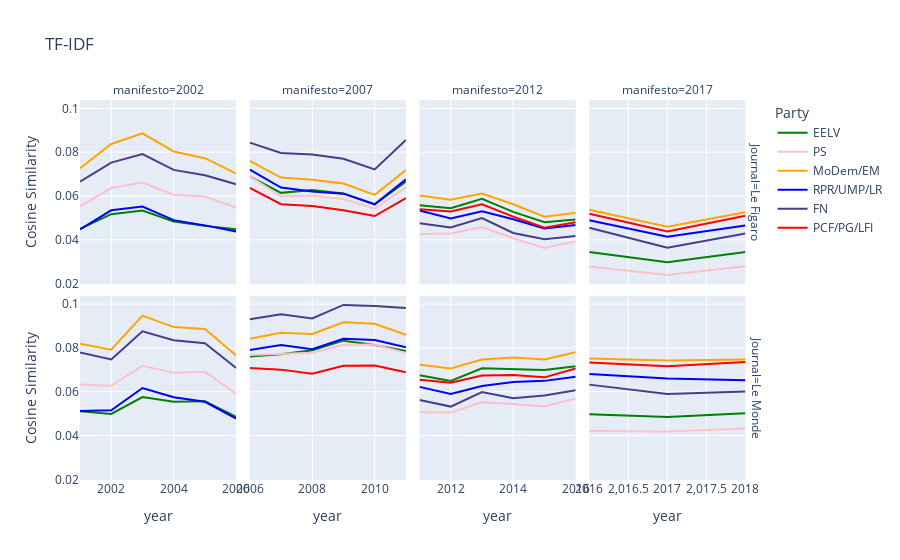

Write notebook code for a chart like this one.
### Code cell
fig = px.line(all_sims,
              x='annee',
              y=all_sims.columns[3:],
              labels={'partyname':'Journal','variable':'Party','value':'Cosine Similarity','annee':'year', 'fichier':'manifesto'},
              title='TF-IDF',
              facet_row='partyname',
              facet_col='fichier',
              color_discrete_map=dict_color
       )
fig.update_xaxes(matches=None)
fig.show()

### Figure 1 — Plotly figure (JSON) as saved in the notebook; plotly's stock layout.template omitted (floating-point values rounded to 4 significant figures)
{"data": [{"hovertemplate": "Party=EELV<br>Journal=Le Figaro<br>manifesto=2002<br>year=%{x}<br>Cosine Similarity=%{y}<extra></extra>", "legendgroup": "EELV", "line": {"color": "green", "dash": "solid"}, "marker": {"symbol": "circle"}, "mode": "lines", "name": "EELV", "orientation": "v", "showlegend": true, "type": "scatter", "x": [2001, 2002, 2003, 2004, 2005, 2006], "xaxis": "x5", "y": [0.04497, 0.05173, 0.05335, 0.04835, 0.04637, 0.0448], "yaxis": "y5"}, {"hovertemplate": "Party=EELV<br>Journal=Le Figaro<br>manifesto=2007<br>year=%{x}<br>Cosine Similarity=%{y}<extra></extra>", "legendgroup": "EELV", "line": {"color": "green", "dash": "solid"}, "marker": {"symbol": "circle"}, "mode": "lines", "name": "EELV", "orientation": "v", "showlegend": false, "type": "scatter", "x": [2006, 2007, 2008, 2009, 2010, 2011], "xaxis": "x6", "y": [0.06901, 0.06144, 0.0627, 0.06119, 0.05621, 0.06662], "yaxis": "y6"}, {"hovertemplate": "Party=EELV<br>Journal=Le Figaro<br>manifesto=2012<br>year=%{x}<br>Cosine Similarity=%{y}<extra></extra>", "legendgroup": "EELV", "line": {"color": "green", "dash": "solid"}, "marker": {"symbol": "circle"}, "mode": "lines", "name": "EELV", "orientation": "v", "showlegend": false, "type": "scatter", "x": [2011, 2012, 2013, 2014, 2015, 2016], "xaxis": "x7", "y": [0.0558, 0.05446, 0.05871, 0.05274, 0.04806, 0.04929], "yaxis": "y7"}, {"hovertemplate": "Party=EELV<br>Journal=Le Figaro<br>manifesto=2017<br>year=%{x}<br>Cosine Similarity=%{y}<extra></extra>", "legendgroup": "EELV", "line": {"color": "green", "dash": "solid"}, "marker": {"symbol": "circle"}, "mode": "lines", "name": "EELV", "orientation": "v", "showlegend": false, "type": "scatter", "x": [2016, 2017, 2018], "xaxis": "x8", "y": [0.03446, 0.0298, 0.03444], "yaxis": "y8"}, {"hovertemplate": "Party=EELV<br>Journal=Le Monde<br>manifesto=2002<br>year=%{x}<br>Cosine Similarity=%{y}<extra></extra>", "legendgroup": "EELV", "line": {"color": "green", "dash": "solid"}, "marker": {"symbol": "circle"}, "mode": "lines", "name": "EELV", "orientation": "v", "showlegend": false, "type": "scatter", "x": [2001, 2002, 2003, 2004, 2005, 2006], "xaxis": "x", "y": [0.05104, 0.04985, 0.05754, 0.05542, 0.05568, 0.04854], "yaxis": "y"}, {"hovertemplate": "Party=EELV<br>Journal=Le Monde<br>manifesto=2007<br>year=%{x}<br>Cosine Similarity=%{y}<extra></extra>", "legendgroup": "EELV", "line": {"color": "green", "dash": "solid"}, "marker": {"symbol": "circle"}, "mode": "lines", "name": "EELV", "orientation": "v", "showlegend": false, "type": "scatter", "x": [2006, 2007, 2008, 2009, 2010, 2011], "xaxis": "x2", "y": [0.07608, 0.07714, 0.0789, 0.0833, 0.08135, 0.07858], "yaxis": "y2"}, {"hovertemplate": "Party=EELV<br>Journal=Le Monde<br>manifesto=2012<br>year=%{x}<br>Cosine Similarity=%{y}<extra></extra>", "legendgroup": "EELV", "line": {"color": "green", "dash": "solid"}, "marker": {"symbol": "circle"}, "mode": "lines", "name": "EELV", "orientation": "v", "showlegend": false, "type": "scatter", "x": [2011, 2012, 2013, 2014, 2015, 2016], "xaxis": "x3", "y": [0.06755, 0.06493, 0.07072, 0.07025, 0.06995, 0.07166], "yaxis": "y3"}, {"hovertemplate": "Party=EELV<br>Journal=Le Monde<br>manifesto=2017<br>year=%{x}<br>Cosine Similarity=%{y}<extra></extra>", "legendgroup": "EELV", "line": {"color": "green", "dash": "solid"}, "marker": {"symbol": "circle"}, "mode": "lines", "name": "EELV", "orientation": "v", "showlegend": false, "type": "scatter", "x": [2016, 2017, 2018], "xaxis": "x4", "y": [0.04975, 0.04845, 0.05015], "yaxis": "y4"}, {"hovertemplate": "Party=PS<br>Journal=Le Figaro<br>manifesto=2002<br>year=%{x}<br>Cosine Similarity=%{y}<extra></extra>", "legendgroup": "PS", "line": {"color": "pink", "dash": "solid"}, "marker": {"symbol": "circle"}, "mode": "lines", "name": "PS", "orientation": "v", "showlegend": true, "type": "scatter", "x": [2001, 2002, 2003, 2004, 2005, 2006], "xaxis": "x5", "y": [0.05541, 0.06365, 0.06611, 0.06058, 0.05981, 0.05475], "yaxis": "y5"}, {"hovertemplate": "Party=PS<br>Journal=Le Figaro<br>manifesto=2007<br>year=%{x}<br>Cosine Similarity=%{y}<extra></extra>", "legendgroup": "PS", "line": {"color": "pink", "dash": "solid"}, "marker": {"symbol": "circle"}, "mode": "lines", "name": "PS", "orientation": "v", "showlegend": false, "type": "scatter", "x": [2006, 2007, 2008, 2009, 2010, 2011], "xaxis": "x6", "y": [0.06911, 0.05991, 0.06018, 0.05859, 0.05424, 0.06395], "yaxis": "y6"}, {"hovertemplate": "Party=PS<br>Journal=Le Figaro<br>manifesto=2012<br>year=%{x}<br>Cosine Similarity=%{y}<extra></extra>", "legendgroup": "PS", "line": {"color": "pink", "dash": "solid"}, "marker": {"symbol": "circle"}, "mode": "lines", "name": "PS", "orientation": "v", "showlegend": false, "type": "scatter", "x": [2011, 2012, 2013, 2014, 2015, 2016], "xaxis": "x7", "y": [0.04264, 0.04294, 0.04584, 0.0407, 0.03627, 0.03931], "yaxis": "y7"}, {"hovertemplate": "Party=PS<br>Journal=Le Figaro<br>manifesto=2017<br>year=%{x}<br>Cosine Similarity=%{y}<extra></extra>", "legendgroup": "PS", "line": {"color": "pink", "dash": "solid"}, "marker": {"symbol": "circle"}, "mode": "lines", "name": "PS", "orientation": "v", "showlegend": false, "type": "scatter", "x": [2016, 2017, 2018], "xaxis": "x8", "y": [0.02784, 0.02391, 0.02793], "yaxis": "y8"}, {"hovertemplate": "Party=PS<br>Journal=Le Monde<br>manifesto=2002<br>year=%{x}<br>Cosine Similarity=%{y}<extra></extra>", "legendgroup": "PS", "line": {"color": "pink", "dash": "solid"}, "marker": {"symbol": "circle"}, "mode": "lines", "name": "PS", "orientation": "v", "showlegend": false, "type": "scatter", "x": [2001, 2002, 2003, 2004, 2005, 2006], "xaxis": "x", "y": [0.0633, 0.0627, 0.07187, 0.06861, 0.06906, 0.05903], "yaxis": "y"}, {"hovertemplate": "Party=PS<br>Journal=Le Monde<br>manifesto=2007<br>year=%{x}<br>Cosine Similarity=%{y}<extra></extra>", "legendgroup": "PS", "line": {"color": "pink", "dash": "solid"}, "marker": {"symbol": "circle"}, "mode": "lines", "name": "PS", "orientation": "v", "showlegend": false, "type": "scatter", "x": [2006, 2007, 2008, 2009, 2010, 2011], "xaxis": "x2", "y": [0.07676, 0.07716, 0.07776, 0.08145, 0.08153, 0.07767], "yaxis": "y2"}, {"hovertemplate": "Party=PS<br>Journal=Le Monde<br>manifesto=2012<br>year=%{x}<br>Cosine Similarity=%{y}<extra></extra>", "legendgroup": "PS", "line": {"color": "pink", "dash": "solid"}, "marker": {"symbol": "circle"}, "mode": "lines", "name": "PS", "orientation": "v", "showlegend": false, "type": "scatter", "x": [2011, 2012, 2013, 2014, 2015, 2016], "xaxis": "x3", "y": [0.05062, 0.0505, 0.05516, 0.05441, 0.05324, 0.05688], "yaxis": "y3"}, {"hovertemplate": "Party=PS<br>Journal=Le Monde<br>manifesto=2017<br>year=%{x}<br>Cosine Similarity=%{y}<extra></extra>", "legendgroup": "PS", "line": {"color": "pink", "dash": "solid"}, "marker": {"symbol": "circle"}, "mode": "lines", "name": "PS", "orientation": "v", "showlegend": false, "type": "scatter", "x": [2016, 2017, 2018], "xaxis": "x4", "y": [0.04205, 0.04183, 0.04322], "yaxis": "y4"}, {"hovertemplate": "Party=MoDem/EM<br>Journal=Le Figaro<br>manifesto=2002<br>year=%{x}<br>Cosine Similarity=%{y}<extra></extra>", "legendgroup": "MoDem/EM", "line": {"color": "orange", "dash": "solid"}, "marker": {"symbol": "circle"}, "mode": "lines", "name": "MoDem/EM", "orientation": "v", "showlegend": true, "type": "scatter", "x": [2001, 2002, 2003, 2004, 2005, 2006], "xaxis": "x5", "y": [0.07266, 0.08375, 0.08862, 0.08034, 0.07727, 0.07021], "yaxis": "y5"}, {"hovertemplate": "Party=MoDem/EM<br>Journal=Le Figaro<br>manifesto=2007<br>year=%{x}<br>Cosine Similarity=%{y}<extra></extra>", "legendgroup": "MoDem/EM", "line": {"color": "orange", "dash": "solid"}, "marker": {"symbol": "circle"}, "mode": "lines", "name": "MoDem/EM", "orientation": "v", "showlegend": false, "type": "scatter", "x": [2006, 2007, 2008, 2009, 2010, 2011], "xaxis": "x6", "y": [0.07606, 0.06844, 0.06743, 0.06571, 0.06053, 0.07183], "yaxis": "y6"}, {"hovertemplate": "Party=MoDem/EM<br>Journal=Le Figaro<br>manifesto=2012<br>year=%{x}<br>Cosine Similarity=%{y}<extra></extra>", "legendgroup": "MoDem/EM", "line": {"color": "orange", "dash": "solid"}, "marker": {"symbol": "circle"}, "mode": "lines", "name": "MoDem/EM", "orientation": "v", "showlegend": false, "type": "scatter", "x": [2011, 2012, 2013, 2014, 2015, 2016], "xaxis": "x7", "y": [0.0602, 0.05831, 0.06115, 0.05626, 0.05052, 0.05233], "yaxis": "y7"}, {"hovertemplate": "Party=MoDem/EM<br>Journal=Le Figaro<br>manifesto=2017<br>year=%{x}<br>Cosine Similarity=%{y}<extra></extra>", "legendgroup": "MoDem/EM", "line": {"color": "orange", "dash": "solid"}, "marker": {"symbol": "circle"}, "mode": "lines", "name": "MoDem/EM", "orientation": "v", "showlegend": false, "type": "scatter", "x": [2016, 2017, 2018], "xaxis": "x8", "y": [0.05375, 0.04596, 0.05264], "yaxis": "y8"}, {"hovertemplate": "Party=MoDem/EM<br>Journal=Le Monde<br>manifesto=2002<br>year=%{x}<br>Cosine Similarity=%{y}<extra></extra>", "legendgroup": "MoDem/EM", "line": {"color": "orange", "dash": "solid"}, "marker": {"symbol": "circle"}, "mode": "lines", "name": "MoDem/EM", "orientation": "v", "showlegend": false, "type": "scatter", "x": [2001, 2002, 2003, 2004, 2005, 2006], "xaxis": "x", "y": [0.08188, 0.0792, 0.09477, 0.08949, 0.08866, 0.07652], "yaxis": "y"}, {"hovertemplate": "Party=MoDem/EM<br>Journal=Le Monde<br>manifesto=2007<br>year=%{x}<br>Cosine Similarity=%{y}<extra></extra>", "legendgroup": "MoDem/EM", "line": {"color": "orange", "dash": "solid"}, "marker": {"symbol": "circle"}, "mode": "lines", "name": "MoDem/EM", "orientation": "v", "showlegend": false, "type": "scatter", "x": [2006, 2007, 2008, 2009, 2010, 2011], "xaxis": "x2", "y": [0.08414, 0.08694, 0.08635, 0.09171, 0.09098, 0.08594], "yaxis": "y2"}, {"hovertemplate": "Party=MoDem/EM<br>Journal=Le Monde<br>manifesto=2012<br>year=%{x}<br>Cosine Similarity=%{y}<extra></extra>", "legendgroup": "MoDem/EM", "line": {"color": "orange", "dash": "solid"}, "marker": {"symbol": "circle"}, "mode": "lines", "name": "MoDem/EM", "orientation": "v", "showlegend": false, "type": "scatter", "x": [2011, 2012, 2013, 2014, 2015, 2016], "xaxis": "x3", "y": [0.07233, 0.07063, 0.0747, 0.07567, 0.07468, 0.07803], "yaxis": "y3"}, {"hovertemplate": "Party=MoDem/EM<br>Journal=Le Monde<br>manifesto=2017<br>year=%{x}<br>Cosine Similarity=%{y}<extra></extra>", "legendgroup": "MoDem/EM", "line": {"color": "orange", "dash": "solid"}, "marker": {"symbol": "circle"}, "mode": "lines", "name": "MoDem/EM", "orientation": "v", "showlegend": false, "type": "scatter", "x": [2016, 2017, 2018], "xaxis": "x4", "y": [0.07521, 0.07423, 0.07471], "yaxis": "y4"}, {"hovertemplate": "Party=RPR/UMP/LR<br>Journal=Le Figaro<br>manifesto=2002<br>year=%{x}<br>Cosine Similarity=%{y}<extra></extra>", "legendgroup": "RPR/UMP/LR", "line": {"color": "blue", "dash": "solid"}, "marker": {"symbol": "circle"}, "mode": "lines", "name": "RPR/UMP/LR", "orientation": "v", "showlegend": true, "type": "scatter", "x": [2001, 2002, 2003, 2004, 2005, 2006], "xaxis": "x5", "y": [0.04474, 0.05348, 0.05519, 0.04899, 0.04659, 0.0438], "yaxis": "y5"}, {"hovertemplate": "Party=RPR/UMP/LR<br>Journal=Le Figaro<br>manifesto=2007<br>year=%{x}<br>Cosine Similarity=%{y}<extra></extra>", "legendgroup": "RPR/UMP/LR", "line": {"color": "blue", "dash": "solid"}, "marker": {"symbol": "circle"}, "mode": "lines", "name": "RPR/UMP/LR", "orientation": "v", "showlegend": false, "type": "scatter", "x": [2006, 2007, 2008, 2009, 2010, 2011], "xaxis": "x6", "y": [0.07206, 0.06389, 0.06212, 0.06108, 0.05624, 0.06764], "yaxis": "y6"}, {"hovertemplate": "Party=RPR/UMP/LR<br>Journal=Le Figaro<br>manifesto=2012<br>year=%{x}<br>Cosine Similarity=%{y}<extra></extra>", "legendgroup": "RPR/UMP/LR", "line": {"color": "blue", "dash": "solid"}, "marker": {"symbol": "circle"}, "mode": "lines", "name": "RPR/UMP/LR", "orientation": "v", "showlegend": false, "type": "scatter", "x": [2011, 2012, 2013, 2014, 2015, 2016], "xaxis": "x7", "y": [0.05339, 0.0497, 0.05303, 0.04942, 0.04518, 0.04672], "yaxis": "y7"}, {"hovertemplate": "Party=RPR/UMP/LR<br>Journal=Le Figaro<br>manifesto=2017<br>year=%{x}<br>Cosine Similarity=%{y}<extra></extra>", "legendgroup": "RPR/UMP/LR", "line": {"color": "blue", "dash": "solid"}, "marker": {"symbol": "circle"}, "mode": "lines", "name": "RPR/UMP/LR", "orientation": "v", "showlegend": false, "type": "scatter", "x": [2016, 2017, 2018], "xaxis": "x8", "y": [0.04895, 0.04137, 0.04655], "yaxis": "y8"}, {"hovertemplate": "Party=RPR/UMP/LR<br>Journal=Le Monde<br>manifesto=2002<br>year=%{x}<br>Cosine Similarity=%{y}<extra></extra>", "legendgroup": "RPR/UMP/LR", "line": {"color": "blue", "dash": "solid"}, "marker": {"symbol": "circle"}, "mode": "lines", "name": "RPR/UMP/LR", "orientation": "v", "showlegend": false, "type": "scatter", "x": [2001, 2002, 2003, 2004, 2005, 2006], "xaxis": "x", "y": [0.05117, 0.05151, 0.0617, 0.05748, 0.05539, 0.04767], "yaxis": "y"}, {"hovertemplate": "Party=RPR/UMP/LR<br>Journal=Le Monde<br>manifesto=2007<br>year=%{x}<br>Cosine Similarity=%{y}<extra></extra>", "legendgroup": "RPR/UMP/LR", "line": {"color": "blue", "dash": "solid"}, "marker": {"symbol": "circle"}, "mode": "lines", "name": "RPR/UMP/LR", "orientation": "v", "showlegend": false, "type": "scatter", "x": [2006, 2007, 2008, 2009, 2010, 2011], "xaxis": "x2", "y": [0.07909, 0.08135, 0.07944, 0.08413, 0.08359, 0.08031], "yaxis": "y2"}, {"hovertemplate": "Party=RPR/UMP/LR<br>Journal=Le Monde<br>manifesto=2012<br>year=%{x}<br>Cosine Similarity=%{y}<extra></extra>", "legendgroup": "RPR/UMP/LR", "line": {"color": "blue", "dash": "solid"}, "marker": {"symbol": "circle"}, "mode": "lines", "name": "RPR/UMP/LR", "orientation": "v", "showlegend": false, "type": "scatter", "x": [2011, 2012, 2013, 2014, 2015, 2016], "xaxis": "x3", "y": [0.0622, 0.05894, 0.06264, 0.06443, 0.06495, 0.06682], "yaxis": "y3"}, {"hovertemplate": "Party=RPR/UMP/LR<br>Journal=Le Monde<br>manifesto=2017<br>year=%{x}<br>Cosine Similarity=%{y}<extra></extra>", "legendgroup": "RPR/UMP/LR", "line": {"color": "blue", "dash": "solid"}, "marker": {"symbol": "circle"}, "mode": "lines", "name": "RPR/UMP/LR", "orientation": "v", "showlegend": false, "type": "scatter", "x": [2016, 2017, 2018], "xaxis": "x4", "y": [0.06811, 0.06608, 0.06523], "yaxis": "y4"}, {"hovertemplate": "Party=FN<br>Journal=Le Figaro<br>manifesto=2002<br>year=%{x}<br>Cosine Similarity=%{y}<extra></extra>", "legendgroup": "FN", "line": {"color": "darkslateblue", "dash": "solid"}, "marker": {"symbol": "circle"}, "mode": "lines", "name": "FN", "orientation": "v", "showlegend": true, "type": "scatter", "x": [2001, 2002, 2003, 2004, 2005, 2006], "xaxis": "x5", "y": [0.06658, 0.07526, 0.07916, 0.07193, 0.06948, 0.06534], "yaxis": "y5"}, {"hovertemplate": "Party=FN<br>Journal=Le Figaro<br>manifesto=2007<br>year=%{x}<br>Cosine Similarity=%{y}<extra></extra>", "legendgroup": "FN", "line": {"color": "darkslateblue", "dash": "solid"}, "marker": {"symbol": "circle"}, "mode": "lines", "name": "FN", "orientation": "v", "showlegend": false, "type": "scatter", "x": [2006, 2007, 2008, 2009, 2010, 2011], "xaxis": "x6", "y": [0.08437, 0.07965, 0.07898, 0.07702, 0.07212, 0.08558], "yaxis": "y6"}, {"hovertemplate": "Party=FN<br>Journal=Le Figaro<br>manifesto=2012<br>year=%{x}<br>Cosine Similarity=%{y}<extra></extra>", "legendgroup": "FN", "line": {"color": "darkslateblue", "dash": "solid"}, "marker": {"symbol": "circle"}, "mode": "lines", "name": "FN", "orientation": "v", "showlegend": false, "type": "scatter", "x": [2011, 2012, 2013, 2014, 2015, 2016], "xaxis": "x7", "y": [0.04755, 0.04562, 0.04997, 0.04313, 0.04033, 0.04178], "yaxis": "y7"}, {"hovertemplate": "Party=FN<br>Journal=Le Figaro<br>manifesto=2017<br>year=%{x}<br>Cosine Similarity=%{y}<extra></extra>", "legendgroup": "FN", "line": {"color": "darkslateblue", "dash": "solid"}, "marker": {"symbol": "circle"}, "mode": "lines", "name": "FN", "orientation": "v", "showlegend": false, "type": "scatter", "x": [2016, 2017, 2018], "xaxis": "x8", "y": [0.04553, 0.03637, 0.04288], "yaxis": "y8"}, {"hovertemplate": "Party=FN<br>Journal=Le Monde<br>manifesto=2002<br>year=%{x}<br>Cosine Similarity=%{y}<extra></extra>", "legendgroup": "FN", "line": {"color": "darkslateblue", "dash": "solid"}, "marker": {"symbol": "circle"}, "mode": "lines", "name": "FN", "orientation": "v", "showlegend": false, "type": "scatter", "x": [2001, 2002, 2003, 2004, 2005, 2006], "xaxis": "x", "y": [0.07793, 0.07473, 0.0876, 0.08352, 0.08215, 0.07086], "yaxis": "y"}, {"hovertemplate": "Party=FN<br>Journal=Le Monde<br>manifesto=2007<br>year=%{x}<br>Cosine Similarity=%{y}<extra></extra>", "legendgroup": "FN", "line": {"color": "darkslateblue", "dash": "solid"}, "marker": {"symbol": "circle"}, "mode": "lines", "name": "FN", "orientation": "v", "showlegend": false, "type": "scatter", "x": [2006, 2007, 2008, 2009, 2010, 2011], "xaxis": "x2", "y": [0.09306, 0.09539, 0.09347, 0.09962, 0.0991, 0.09825], "yaxis": "y2"}, {"hovertemplate": "Party=FN<br>Journal=Le Monde<br>manifesto=2012<br>year=%{x}<br>Cosine Similarity=%{y}<extra></extra>", "legendgroup": "FN", "line": {"color": "darkslateblue", "dash": "solid"}, "marker": {"symbol": "circle"}, "mode": "lines", "name": "FN", "orientation": "v", "showlegend": false, "type": "scatter", "x": [2011, 2012, 2013, 2014, 2015, 2016], "xaxis": "x3", "y": [0.05623, 0.05321, 0.05985, 0.05707, 0.05829, 0.06065], "yaxis": "y3"}, {"hovertemplate": "Party=FN<br>Journal=Le Monde<br>manifesto=2017<br>year=%{x}<br>Cosine Similarity=%{y}<extra></extra>", "legendgroup": "FN", "line": {"color": "darkslateblue", "dash": "solid"}, "marker": {"symbol": "circle"}, "mode": "lines", "name": "FN", "orientation": "v", "showlegend": false, "type": "scatter", "x": [2016, 2017, 2018], "xaxis": "x4", "y": [0.06324, 0.059, 0.06013], "yaxis": "y4"}, {"hovertemplate": "Party=PCF/PG/LFI<br>Journal=Le Figaro<br>manifesto=2002<br>year=%{x}<br>Cosine Similarity=%{y}<extra></extra>", "legendgroup": "PCF/PG/LFI", "line": {"color": "red", "dash": "solid"}, "marker": {"symbol": "circle"}, "mode": "lines", "name": "PCF/PG/LFI", "orientation": "v", "showlegend": true, "type": "scatter", "x": [2001, 2002, 2003, 2004, 2005, 2006], "xaxis": "x5", "y": [null, null, null, null, null, null], "yaxis": "y5"}, {"hovertemplate": "Party=PCF/PG/LFI<br>Journal=Le Figaro<br>manifesto=2007<br>year=%{x}<br>Cosine Similarity=%{y}<extra></extra>", "legendgroup": "PCF/PG/LFI", "line": {"color": "red", "dash": "solid"}, "marker": {"symbol": "circle"}, "mode": "lines", "name": "PCF/PG/LFI", "orientation": "v", "showlegend": false, "type": "scatter", "x": [2006, 2007, 2008, 2009, 2010, 2011], "xaxis": "x6", "y": [0.0637, 0.05626, 0.05539, 0.0535, 0.05088, 0.05903], "yaxis": "y6"}, {"hovertemplate": "Party=PCF/PG/LFI<br>Journal=Le Figaro<br>manifesto=2012<br>year=%{x}<br>Cosine Similarity=%{y}<extra></extra>", "legendgroup": "PCF/PG/LFI", "line": {"color": "red", "dash": "solid"}, "marker": {"symbol": "circle"}, "mode": "lines", "name": "PCF/PG/LFI", "orientation": "v", "showlegend": false, "type": "scatter", "x": [2011, 2012, 2013, 2014, 2015, 2016], "xaxis": "x7", "y": [0.05393, 0.05293, 0.05625, 0.05057, 0.04551, 0.04799], "yaxis": "y7"}, {"hovertemplate": "Party=PCF/PG/LFI<br>Journal=Le Figaro<br>manifesto=2017<br>year=%{x}<br>Cosine Similarity=%{y}<extra></extra>", "legendgroup": "PCF/PG/LFI", "line": {"color": "red", "dash": "solid"}, "marker": {"symbol": "circle"}, "mode": "lines", "name": "PCF/PG/LFI", "orientation": "v", "showlegend": false, "type": "scatter", "x": [2016, 2017, 2018], "xaxis": "x8", "y": [0.05188, 0.04381, 0.05099], "yaxis": "y8"}, {"hovertemplate": "Party=PCF/PG/LFI<br>Journal=Le Monde<br>manifesto=2002<br>year=%{x}<br>Cosine Similarity=%{y}<extra></extra>", "legendgroup": "PCF/PG/LFI", "line": {"color": "red", "dash": "solid"}, "marker": {"symbol": "circle"}, "mode": "lines", "name": "PCF/PG/LFI", "orientation": "v", "showlegend": false, "type": "scatter", "x": [2001, 2002, 2003, 2004, 2005, 2006], "xaxis": "x", "y": [null, null, null, null, null, null], "yaxis": "y"}, {"hovertemplate": "Party=PCF/PG/LFI<br>Journal=Le Monde<br>manifesto=2007<br>year=%{x}<br>Cosine Similarity=%{y}<extra></extra>", "legendgroup": "PCF/PG/LFI", "line": {"color": "red", "dash": "solid"}, "marker": {"symbol": "circle"}, "mode": "lines", "name": "PCF/PG/LFI", "orientation": "v", "showlegend": false, "type": "scatter", "x": [2006, 2007, 2008, 2009, 2010, 2011], "xaxis": "x2", "y": [0.07084, 0.07008, 0.06824, 0.07186, 0.072, 0.06887], "yaxis": "y2"}, {"hovertemplate": "Party=PCF/PG/LFI<br>Journal=Le Monde<br>manifesto=2012<br>year=%{x}<br>Cosine Similarity=%{y}<extra></extra>", "legendgroup": "PCF/PG/LFI", "line": {"color": "red", "dash": "solid"}, "marker": {"symbol": "circle"}, "mode": "lines", "name": "PCF/PG/LFI", "orientation": "v", "showlegend": false, "type": "scatter", "x": [2011, 2012, 2013, 2014, 2015, 2016], "xaxis": "x3", "y": [0.06548, 0.0641, 0.06744, 0.06759, 0.06656, 0.0706], "yaxis": "y3"}, {"hovertemplate": "Party=PCF/PG/LFI<br>Journal=Le Monde<br>manifesto=2017<br>year=%{x}<br>Cosine Similarity=%{y}<extra></extra>", "legendgroup": "PCF/PG/LFI", "line": {"color": "red", "dash": "solid"}, "marker": {"symbol": "circle"}, "mode": "lines", "name": "PCF/PG/LFI", "orientation": "v", "showlegend": false, "type": "scatter", "x": [2016, 2017, 2018], "xaxis": "x4", "y": [0.07332, 0.07167, 0.07359], "yaxis": "y4"}], "layout": {"annotations": [{"font": {}, "showarrow": false, "text": "manifesto=2002", "x": 0.115, "xanchor": "center", "xref": "paper", "y": 1, "yanchor": "bottom", "yref": "paper"}, {"font": {}, "showarrow": false, "text": "manifesto=2007", "x": 0.365, "xanchor": "center", "xref": "paper", "y": 1, "yanchor": "bottom", "yref": "paper"}, {"font": {}, "showarrow": false, "text": "manifesto=2012", "x": 0.615, "xanchor": "center", "xref": "paper", "y": 1, "yanchor": "bottom", "yref": "paper"}, {"font": {}, "showarrow": false, "text": "manifesto=2017", "x": 0.865, "xanchor": "center", "xref": "paper", "y": 1, "yanchor": "bottom", "yref": "paper"}, {"font": {}, "showarrow": false, "text": "Journal=Le Monde", "textangle": 90, "x": 0.98, "xanchor": "left", "xref": "paper", "y": 0.2425, "yanchor": "middle", "yref": "paper"}, {"font": {}, "showarrow": false, "text": "Journal=Le Figaro", "textangle": 90, "x": 0.98, "xanchor": "left", "xref": "paper", "y": 0.7575, "yanchor": "middle", "yref": "paper"}], "legend": {"title": {"text": "Party"}, "tracegroupgap": 0}, "title": {"text": "TF-IDF"}, "xaxis": {"anchor": "y", "domain": [0, 0.23], "title": {"text": "year"}}, "xaxis2": {"anchor": "y2", "domain": [0.25, 0.48], "title": {"text": "year"}}, "xaxis3": {"anchor": "y3", "domain": [0.5, 0.73], "title": {"text": "year"}}, "xaxis4": {"anchor": "y4", "domain": [0.75, 0.98], "title": {"text": "year"}}, "xaxis5": {"anchor": "y5", "domain": [0, 0.23], "showticklabels": false}, "xaxis6": {"anchor": "y6", "domain": [0.25, 0.48], "showticklabels": false}, "xaxis7": {"anchor": "y7", "domain": [0.5, 0.73], "showticklabels": false}, "xaxis8": {"anchor": "y8", "domain": [0.75, 0.98], "showticklabels": false}, "yaxis": {"anchor": "x", "domain": [0, 0.485], "title": {"text": "Cosine Similarity"}}, "yaxis2": {"anchor": "x2", "domain": [0, 0.485], "matches": "y", "showticklabels": false}, "yaxis3": {"anchor": "x3", "domain": [0, 0.485], "matches": "y", "showticklabels": false}, "yaxis4": {"anchor": "x4", "domain": [0, 0.485], "matches": "y", "showticklabels": false}, "yaxis5": {"anchor": "x5", "domain": [0.515, 1], "matches": "y", "title": {"text": "Cosine Similarity"}}, "yaxis6": {"anchor": "x6", "domain": [0.515, 1], "matches": "y", "showticklabels": false}, "yaxis7": {"anchor": "x7", "domain": [0.515, 1], "matches": "y", "showticklabels": false}, "yaxis8": {"anchor": "x8", "domain": [0.515, 1], "matches": "y", "showticklabels": false}}}
